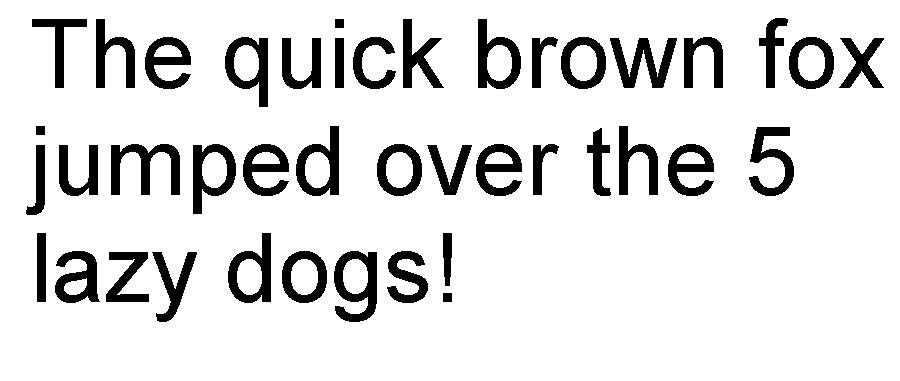
#> input picture test_image.jpeg, 900 x 381 px
$ jupyter execute --allow-errors rewrite_ocr_results.ipynb
#> lines starting #> are read from the running program, lines starting #| are printed output that depends on the picture
[cell 1]
import pytesseract
from pytesseract import Output
import cv2
import time
import json
import os
from PIL import Image, ImageEnhance

pytesseract.pytesseract.tesseract_cmd = r'/Users/fabiangrob/miniforge3/envs/ocr/bin/tesseract'

[cell 2]
analysis = {
  "status": "Succeeded",
  "recognitionResults": [
    {
      "page": 1,
      "clockwiseOrientation": 349.59,
      "width": 3200,
      "height": 3200,
      "unit": "pixel",
      "lines": [
        {
          "boundingBox": [202,618,2047,643,2046,840,200,813],
          "text": "Our greatest glory is not",
          "words": [
            {
              "boundingBox": [204,627,481,628,481,830,204,829],
              "text": "Our"
            },
            {
              "boundingBox": [519,628,1057,630,1057,832,518,830],
              "text": "greatest"
            },
            {
              "boundingBox": [1114,630,1549,631,1548,833,1114,832],
              "text": "glory"
            },
            {
              "boundingBox": [1586,631,1785,632,1784,834,1586,833],
              "text": "is"
            },
            {
              "boundingBox": [1822,632,2115,633,2115,835,1822,834],
              "text": "not"
            }
          ]
        },
        {
          "boundingBox": [420,1273,2954,1250,2958,1488,422,1511],
          "text": "but in rising every time we fall",
          "words": [
            {
              "boundingBox": [423,1269,634,1268,635,1507,424,1508],
              "text": "but"
            },
            {
              "boundingBox": [667,1268,808,1268,809,1506,668,1507],
              "text": "in"
            },
            {
              "boundingBox": [874,1267,1289,1265,1290,1504,875,1506],
              "text": "rising"
            },
            {
              "boundingBox": [1331,1265,1771,1263,1772,1502,1332,1504],
              "text": "every"
            },
            {
              "boundingBox": [1812, 1263, 2178, 1261, 2179, 1500, 1813, 1502],
              "text": "time"
            },
            {
              "boundingBox": [2219, 1261, 2510, 1260, 2511, 1498, 2220, 1500],
              "text": "we"
            },
            {
              "boundingBox": [2551, 1260, 3016, 1258, 3017, 1496, 2552, 1498],
              "text": "fall"
            }
          ]
        },
        {
          "boundingBox": [1612, 903, 2744, 935, 2738, 1139, 1607, 1107],
          "text": "in never failing ,",
          "words": [
            {
              "boundingBox": [1611, 934, 1707, 933, 1708, 1147, 1613, 1147],
              "text": "in"
            },
            {
              "boundingBox": [1753, 933, 2132, 930, 2133, 1144, 1754, 1146],
              "text": "never"
            },
            {
              "boundingBox": [2162, 930, 2673, 927, 2674, 1140, 2164, 1144],
              "text": "failing"
            },
            {
              "boundingBox": [2703, 926, 2788, 926, 2790, 1139, 2705, 1140],
              "text": ",",
              "confidence": "Low"
            }
          ]
        }
      ]
    }
  ]
}

[cell 3]
line_infos = [region["lines"] for region in analysis["recognitionResults"]]
word_infos = []
for line in line_infos:
    for word_metadata in line:
        for word_info in word_metadata["words"]:
            if 'confidence' in word_info.keys():
                if word_info['confidence'] == 'Low':
                    continue
            if word_info['boundingBox'][0] > word_info['boundingBox'][4]:
                continue
            word_infos.append(word_info)

[cell 4]
word_infos

[cell 5]
print(pytesseract.image_to_data(Image.open('test_image.jpeg'), output_type='data.frame'))
#> (this line was passed over: pytesseract is not available in this run)

[cell 6]
print(pytesseract.image_to_data(Image.open('test_image.jpeg'), output_type='data.frame'))
#> (this line was passed over: pytesseract is not available in this run)

[cell 7]
import requests

[cell 8]
def ocr_result(image_path):
#> called with image_path = 'test_image.jpeg'
    cv_subscription_key = "xxx"
    cv_endpoint = "https://chartocr-cv.cognitiveservices.azure.com/vision/v2.1/"

    ocr_url = cv_endpoint + "recognizeText?mode=Printed"
    headers = {'Ocp-Apim-Subscription-Key': cv_subscription_key, 'Content-Type': 'application/octet-stream'}
    params = {'language': 'eng', 'detectOrientation': 'true'}

    image = Image.open(image_path)
#> image is the input picture: PIL image 900x381 RGB; min 0, max 255, mean 223
    enh_con = ImageEnhance.Contrast(image)
    contrast = 2.0
    image = enh_con.enhance(contrast)
    # image = image.convert('L')
    # image = image.resize((800, 800))
    image.save('OCR_temp.png')
    image_data = open('OCR_temp.png', "rb").read()

    # OCR API call - need to rewrite this part
    # this call basically returns a json file with the location of the text
    response = requests.post(ocr_url, params=params, headers=headers, data=image_data)
    response.raise_for_status()

    get_url = 'https://chartocr-cv.cognitiveservices.azure.com/vision/v2.1/read/operations/'
    op_id = response.headers['apim-request-id']
    op_location = get_url + op_id
    # print(op_location)
    analysis = {'status': 'Running'}
    while analysis['status'] == 'Running':
        # time.sleep(3)
        binary_content = requests.get(op_location, headers=headers, params=params).content
        analysis = json.loads(binary_content.decode('ascii'))
        # print(analysis)


    line_infos = [region["lines"] for region in analysis["recognitionResults"]]
    word_infos = []
    for line in line_infos:
        for word_metadata in line:
            for word_info in word_metadata["words"]:
                if 'confidence' in word_info.keys():
                    if word_info['confidence'] == 'Low':
                        continue
                if word_info['boundingBox'][0] > word_info['boundingBox'][4]:
                    continue
                word_infos.append(word_info)
    return word_infos

[cell 9]
ocr_result('test_image.jpeg')
#> (the call stopped at in ocr_result, `response = requests.post(ocr_url, params=params, headers=headers, data..`: requests is not available in this run)

BOUNDING BOX:
 It's an arrary of eight numbers represent the four points (x-coordinate, y-coordinate from the left-top corner of the image) of the detected rectangle from the left-top corner in the clockwise direction. For images, coordinates are in pixels

#> (a cell that did not finish here is left out)

#> (a cell that did not finish here is left out)

#> (a cell that did not finish here is left out)

#> (a cell that did not finish here is left out)

[cell 14]
# this function does the exact same thing as the ocr_result function above but uses pytesseract instead of the azure ocr api
# it also returns an array of dictionaries with the bounding box coordinates and the text
def ocr_result_pytesseract(image_path):
#> called with image_path = 'test.png'
    image = Image.open(image_path)
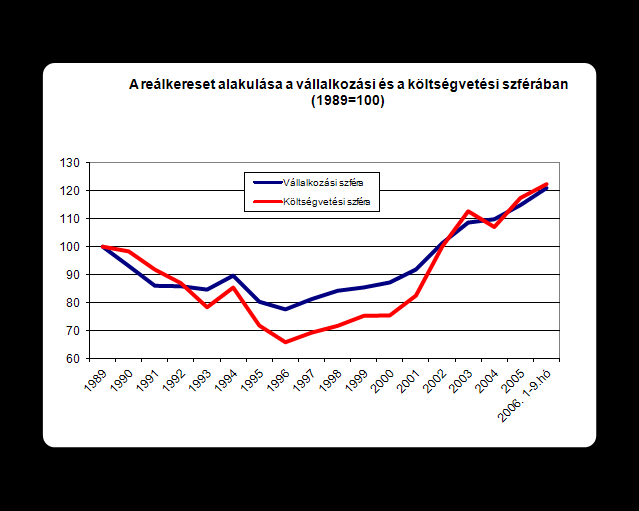
#> input picture test.png, 639 x 511 px
#> image is the input picture: PIL image 639x511 RGB; mean R, G, B 158, 156.2, 157
    enh_con = ImageEnhance.Contrast(image)
    contrast = 2.0
    image = enh_con.enhance(contrast)
    image = image.convert('L')
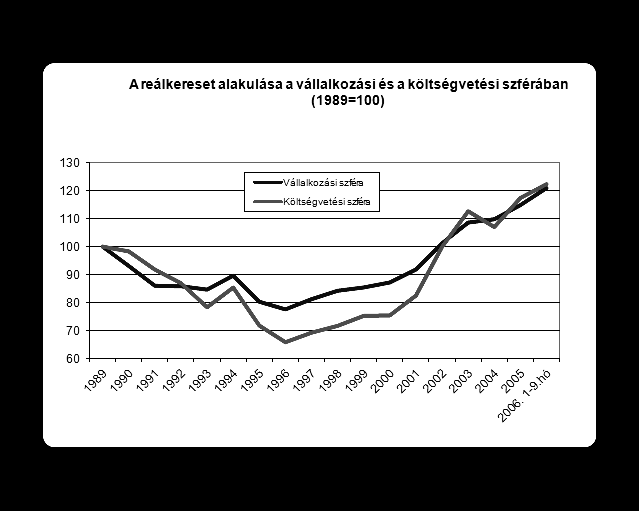
#> image: PIL image 639x511 L; min 0, max 255, mean 156.4
    image = image.resize((800, 800))
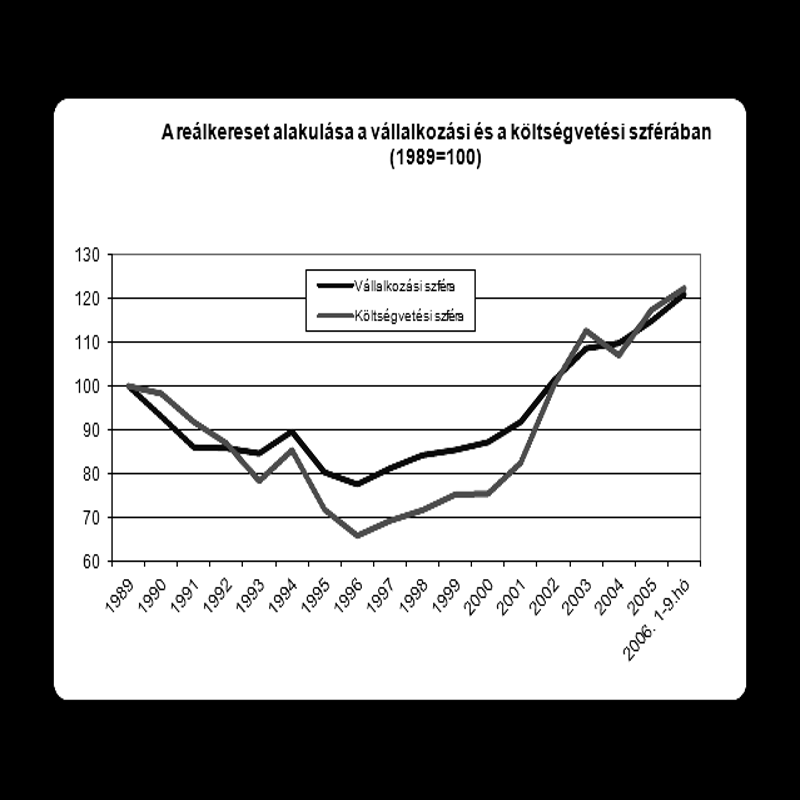
#> image: PIL image 800x800 L; min 0, max 255, mean 156
    image.save('OCR_temp.png')
    # image_data = open('OCR_temp.png', "rb").read()

    df_bb = pytesseract.image_to_data(image, output_type='data.frame')
    df_bb = df_bb[df_bb['conf'] != -1]
    df_bb = df_bb.drop(columns=['level', 'page_num', 'block_num', 'par_num', 'line_num', 'word_num'])
    # now we have a dataframe with the bounding box coordinates and the text
    # we need to convert this to a dictionary, with 'boundingBox' and 'text' as keys
    # the bounding box coordinates should be topleft_x, topleft_y, topright_x, topright_y, bottomright_x, bottomright_y, bottomleft_x, bottomleft_y
    # the text should be the text in the bounding box
    # build numerical array of bounding box coordinates
    df_bb['left'] = df_bb['left'].astype(int)
    df_bb['top'] = df_bb['top'].astype(int)
    df_bb['width'] = df_bb['width'].astype(int)
    df_bb['height'] = df_bb['height'].astype(int)
    df_bb['conf'] = df_bb['conf'].astype(int)
    # build bounding box coordinates array
    df_bb['boundingBox'] = df_bb.apply(lambda row: [row['left'], row['top'], row['left'] + row['width'], row['top'], row['left'] + row['width'], row['top'] + row['height'], row['left'], row['top'] + row['height']], axis=1)
    df_bb = df_bb.drop(columns=['left', 'top', 'width', 'height', 'conf'])
    df_bb = df_bb[['boundingBox', 'text']]
    df_bb = df_bb.to_dict('records')
    return df_bb

[cell 15]
ocr_result_pytesseract('test.png')
#> (the call stopped at in ocr_result_pytesseract, `df_bb = pytesseract.image_to_data(image, output_type='data.frame')`: pytesseract is not available in this run)

[cell 16]
ocr_result('test.png')
#> (the call stopped at in ocr_result, `response = requests.post(ocr_url, params=params, headers=headers, data..`: requests is not available in this run)
